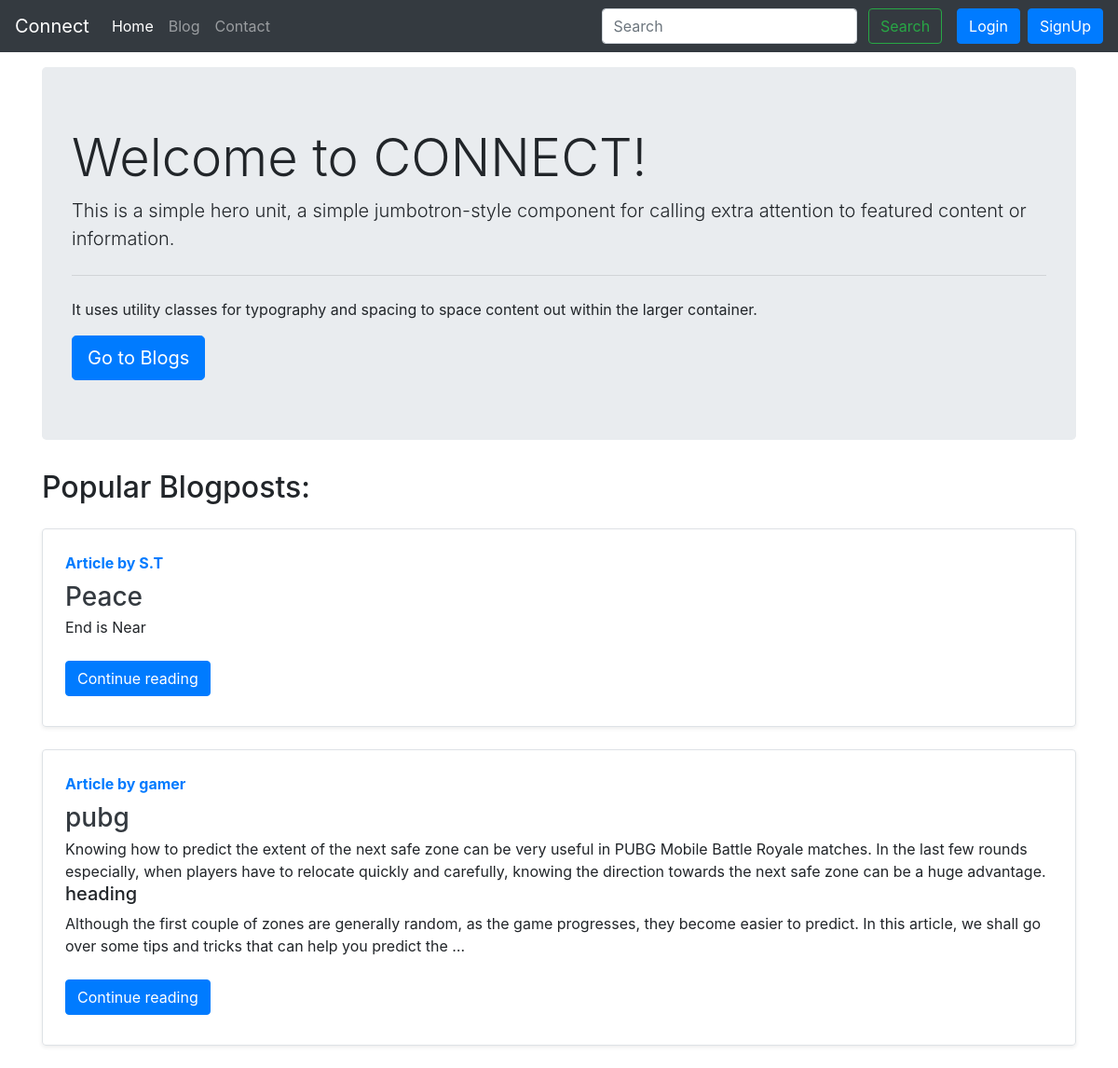
The page / on the database its author committed.
### blog/models.py (models this page shows, shortened)
class Post(models.Model):
    sno = models.AutoField(primary_key=True)
    title = models.CharField(max_length=255)
    author = models.CharField(max_length=13)
    content = models.TextField()
    slug = models.CharField(max_length=130)
    views = models.IntegerField(default=0)
    timeStamp = models.DateTimeField(blank=True)

### home/views.py (the view)
# urls.py: 2. Add a URL to urlpatterns:  path('', views.home, name='home')
def home(request):
    allPosts = Post.objects.all().order_by('-views')[0:2]
    context={"allPosts":allPosts}
    return render(request, 'home/home.html', context)

### templates/home/home.html (shortened to what this page needs)
{% extends 'base.html' %}
{% block homeactive %} active {% endblock homeactive %}
{% block body %}
<div class="container my-3">
<div class="jumbotron">
  <h1 class="display-4">Welcome to CONNECT!</h1>
  <p class="lead">This is a simple hero unit, a simple jumbotron-style component for calling extra attention to featured content or information.</p>
  <hr class="my-4">
  <p>It uses utility classes for typography and spacing to space content out within the larger container.</p>
  <a class="btn btn-primary btn-lg" href="/blog" role="button">Go to Blogs</a>
</div>
</div>
<div class="container">
<h2>Popular Blogposts: </h2>
      {% for post in allPosts  %}
      <div class="row no-gutters border rounded overflow-hidden flex-md-row mb-4 my-4 shadow-sm h-md-250 position-relative">
        <div class="col p-4 d-flex flex-column position-static">
          <strong class="d-inline-block mb-2 text-primary">Article by {{post.author}}</strong>
          <h3 class="mb-0"><a class="text-dark" href="/blog/{{post.slug}}">{{post.title}}</a></h3>
          <p class="card-text mb-auto"><div class="preview">{{post.content | safe | truncatechars:500}}</div></p>
          <div class="my-2">
          <a href="/blog/{{post.slug}}" role="button" class="btn btn-primary">Continue reading</a>
          </div>
        </div>
      </div>
{% endfor %}
</div>
{% endblock body %}

### rows shown on the page
Post: author "S.T", title "Peace", content "End is Near"
Post: author "gamer", title "pubg", content "Knowing how to predict the extent of the next safe zone can be very useful in PUBG Mobile Battle Royale matches. In the last few rounds especially, when players have to relocate quickly and carefully, knowing the direction towards the next safe zone can be a huge advantage. heading Although the first couple of zones are generally random, as the game progresses, they become easier to predict. In this article, we shall go over some tips and tricks that can help you predict the …"
